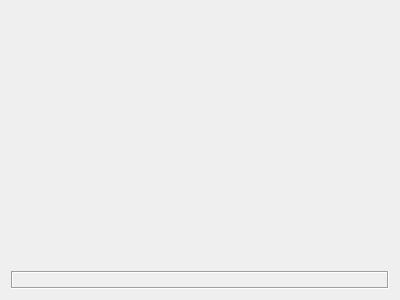
<?xml version="1.0" encoding="UTF-8"?>
<ui version="4.0">
 <class>frmRealtimeData</class>
 <widget class="QWidget" name="frmRealtimeData">
  <property name="geometry">
   <rect>
    <x>0</x>
    <y>0</y>
    <width>400</width>
    <height>300</height>
   </rect>
  </property>
  <property name="windowTitle">
   <string>Form</string>
  </property>
  <layout class="QVBoxLayout" name="verticalLayout">
   <item>
    <widget class="QCustomPlot" name="customPlot" native="true"/>
   </item>
   <item>
    <widget class="QLabel" name="label">
     <property name="sizePolicy">
      <sizepolicy hsizetype="Preferred" vsizetype="Fixed">
       <horstretch>0</horstretch>
       <verstretch>0</verstretch>
      </sizepolicy>
     </property>
     <property name="frameShape">
      <enum>QFrame::Box</enum>
     </property>
     <property name="frameShadow">
      <enum>QFrame::Sunken</enum>
     </property>
     <property name="text">
      <string/>
     </property>
    </widget>
   </item>
  </layout>
 </widget>
 <customwidgets>
  <customwidget>
   <class>QCustomPlot</class>
   <extends>QWidget</extends>
   <header location="global">qcustomplot.h</header>
   <container>1</container>
  </customwidget>
 </customwidgets>
 <resources/>
 <connections/>
</ui>
